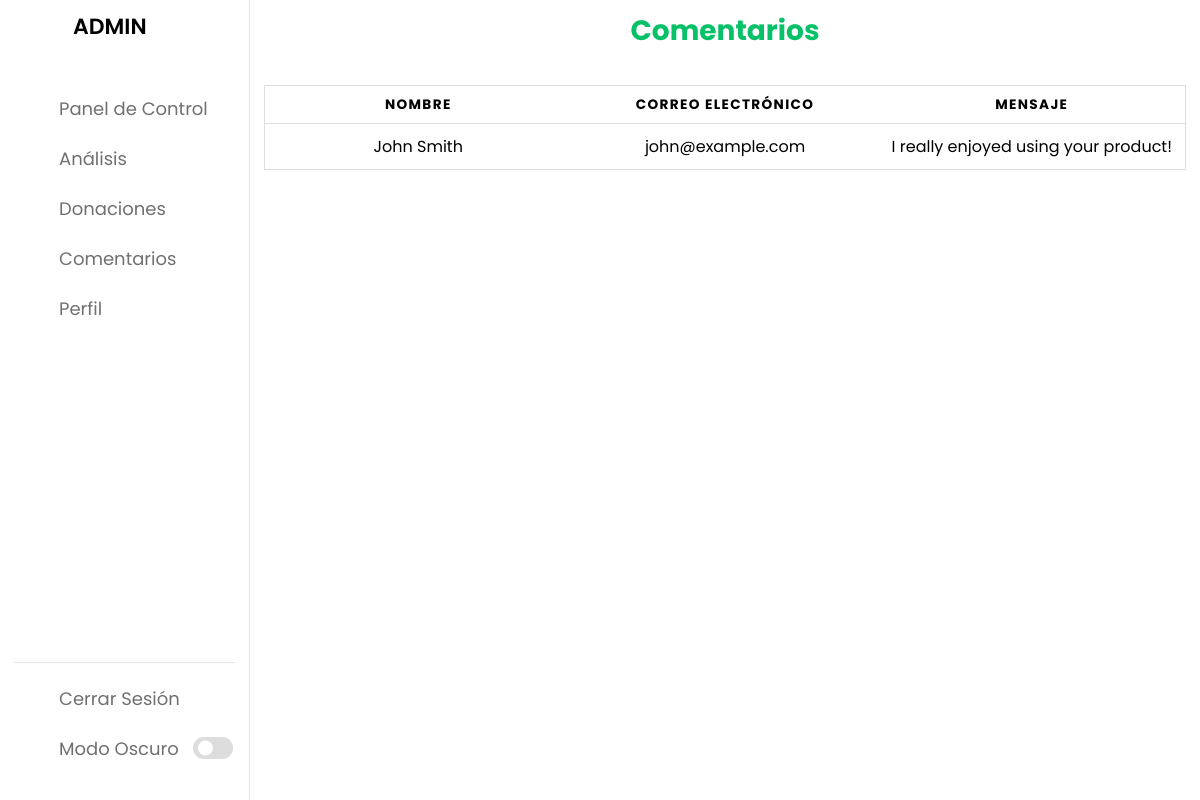
The page /admin/feedback.php (signed in) on the database its author committed.
### tables this page shows
CREATE TABLE `user_feedback` (
  `feedback_id` int(11) NOT NULL,
  `name` varchar(255) DEFAULT NULL,
  `email` varchar(255) DEFAULT NULL,
  `message` text DEFAULT NULL
);

### admin/feedback.php (the view, shortened to what this page needs)
<!DOCTYPE html>
<html lang="es">
<head>
    <link rel="stylesheet" href="https://cdnjs.cloudflare.com/ajax/libs/font-awesome/4.7.0/css/font-awesome.min.css">
    <link rel="stylesheet" href="admin.css">
    <link rel="stylesheet" href="https://unicons.iconscout.com/release/v4.0.0/css/line.css">
<?php
 $connection=mysqli_connect("localhost","root","Ashley123456.");
?>
</head>
<body>
    <nav>
        <div class="logo-name">
            <span class="logo_name">ADMIN</span>
        </div>
        <div class="menu-items">
            <ul class="nav-links">
                <li><a href="admin.php">
                    <i class="uil uil-estate"></i>
                    <span class="link-name">Panel de Control</span>
                </a></li>
                <li><a href="analytics.php">
                    <i class="uil uil-chart"></i>
                    <span class="link-name">Análisis</span>
                </a></li>
                <li><a href="donate.php">
                    <i class="uil uil-heart"></i>
                    <span class="link-name">Donaciones</span>
                </a></li>
                <li><a href="#">
                    <i class="uil uil-comments"></i>
                    <span class="link-name">Comentarios</span>
                </a></li>
                <li><a href="adminprofile.php">
                    <i class="uil uil-user"></i>
                    <span class="link-name">Perfil</span>
                </a></li>
            </ul>
            <ul class="logout-mode">
                <li><a href="../logout.php">
                    <i class="uil uil-signout"></i>
                    <span class="link-name">Cerrar Sesión</span>
                </a></li>
                <li class="mode">
                    <a href="#">
                        <i class="uil uil-moon"></i>
                    <span class="link-name">Modo Oscuro</span>
                </a>
                <div class="mode-toggle">
                  <span class="switch"></span>
                </div>
            </li>
            </ul>
        </div>
    </nav>
    <section class="dashboard">
        <div class="top">
            <p  class ="logo" ><b style="color: #06C167; ">Comentarios</b></p>
        </div>
       <br>
       <br>
       <br>
            <div class="activity">
                <div class="table-container">
         <div class="table-wrapper">
        <table class="table">
        <thead>
        <tr>
            <th>Nombre</th>
            <th>Correo Electrónico</th>
            <th>Mensaje</th>
        </tr>
        </thead>
       <tbody>
         <?php
        $query="select * from user_feedback ";
        $result=mysqli_query($connection, $query);
        if($result==true){
            while($row=mysqli_fetch_assoc($result)){
                echo "<tr><td data-label=\"nombre\">".$row['name']."</td><td data-label=\"correo electrónico\">".$row['email']."</td><td data-label=\"mensaje\">".$row['message']."</td></tr>";
             }
          }
       ?>
        </tbody>
    </table>
         </div>
                </div>
        </div>
    </section>
</body>
</html>

### admin/admin.css (style rules this page uses)
* { margin: 0; padding: 0; box-sizing: border-box; font-family: 'Poppins', sans-serif; }
:root { --primary-color: #0E4BF1; --panel-color: #FFF; --text-color: #000; --black-light-color: #707070; --border-color: #e6e5e5; --toggle-color: #DDD; --box1-color: #4DA3FF; --box2-color: #FFE6AC; --box3-color: #E7D1FC; --title-icon-color: #fff; --tran-05: all 0.5s ease; --tran-03: all 0.3s ease; --tran-03: all 0.2s ease; }
body { min-height: 100vh; background-color: var(--primary-color); }
nav { position: fixed; top: 0; left: 0; height: 100%; width: 250px; padding: 10px 14px; background-color: var(--panel-color); border-right: 1px solid var(--border-color); transition: var(--tran-05); }
nav .logo-name { display: flex; align-items: center; }
nav .logo-name .logo_name { font-size: 22px; font-weight: 600; color: var(--text-color); margin-left: 14px; transition: var(--tran-05); }
nav .menu-items { margin-top: 40px; height: calc(100% - 90px); display: flex; flex-direction: column; justify-content: space-between; }
.menu-items li { list-style: none; }
.menu-items li a { display: flex; align-items: center; height: 50px; text-decoration: none; position: relative; }
.menu-items li a i { font-size: 24px; min-width: 45px; height: 100%; display: flex; align-items: center; justify-content: center; color: var(--black-light-color); }
.menu-items li a .link-name { font-size: 18px; font-weight: 400; color: var(--black-light-color); transition: var(--tran-05); }
.menu-items .logout-mode { padding-top: 10px; border-top: 1px solid var(--border-color); }
.menu-items .mode { display: flex; align-items: center; white-space: nowrap; }
.menu-items .mode-toggle { position: absolute; right: 14px; height: 50px; min-width: 45px; display: flex; align-items: center; justify-content: center; cursor: pointer; }
.mode-toggle .switch { position: relative; display: inline-block; height: 22px; width: 40px; border-radius: 25px; background-color: var(--toggle-color); }
.switch:before { content: ""; position: absolute; left: 5px; top: 50%; transform: translateY(-50%); height: 15px; width: 15px; background-color: var(--panel-color); border-radius: 50%; transition: var(--tran-03); }
.dashboard { position: relative; left: 250px; background-color: var(--panel-color); min-height: 100vh; width: calc(100% - 250px); padding: 10px 14px; transition: var(--tran-05); }
.dashboard .top { position: fixed; top: 0; left: 250px; display: flex; width: calc(100% - 250px); justify-content: space-between; align-items: center; padding: 10px 14px; background-color: var(--panel-color); transition: var(--tran-05); z-index: 10; }
.logo { font-size: 28px; text-align: center; color:var(--text-color) ; }
table { border: 1px solid #ccc; border-collapse: collapse; margin: 0; padding: 0; width: 100%; table-layout: fixed; }
table tr { background-color: var(--panel-color); border: 1px solid #ddd; padding: .35em; color: var(--text-color); }
table th, table td { padding: .625em; text-align: center; }
table th { font-size: .85em; letter-spacing: .1em; text-transform: uppercase; }

### rows shown on the page
user_feedback: name "John Smith", email "john@example.com", message "I really enjoyed using your product!"
